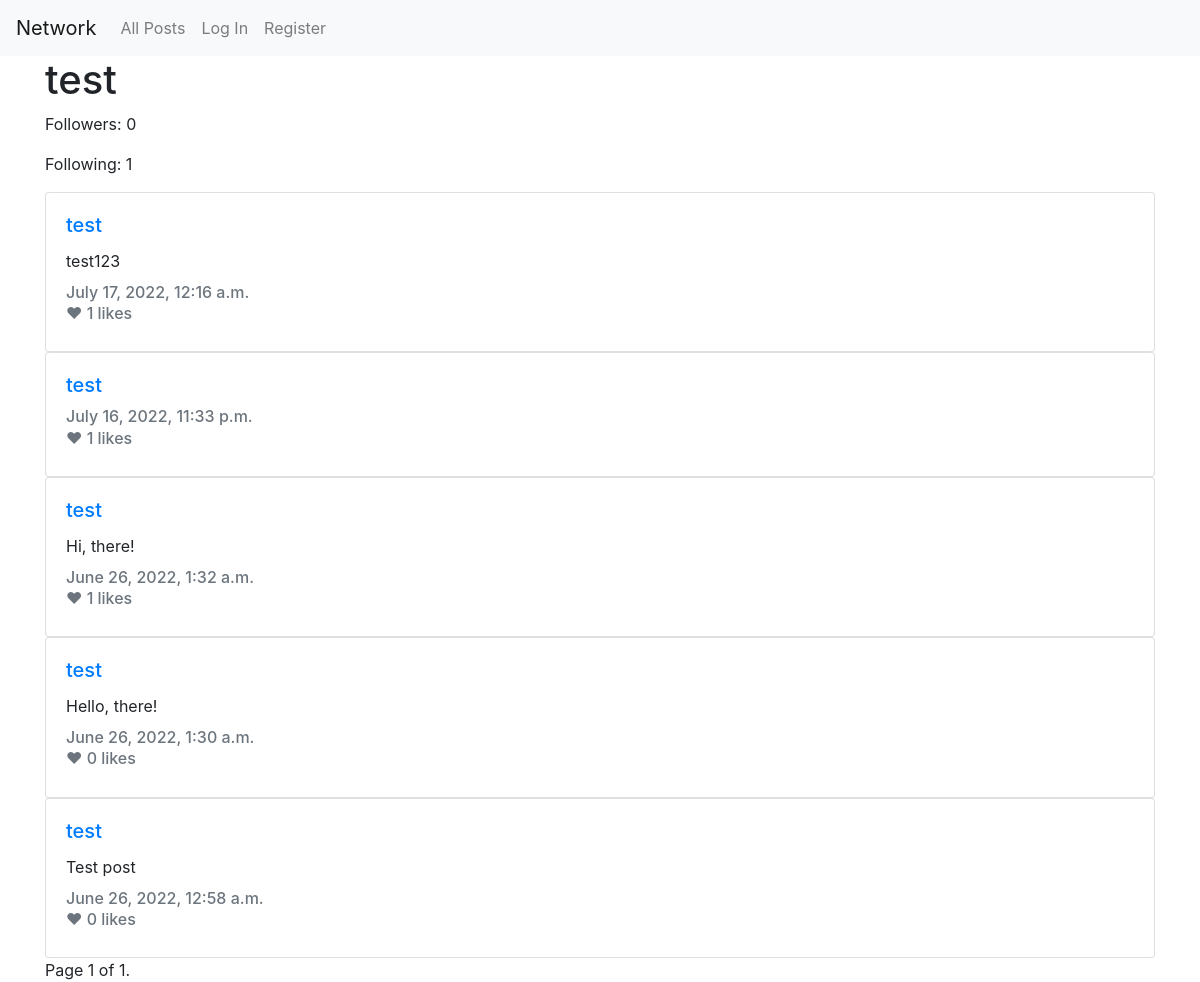
Page /u/test on the earlier database version.
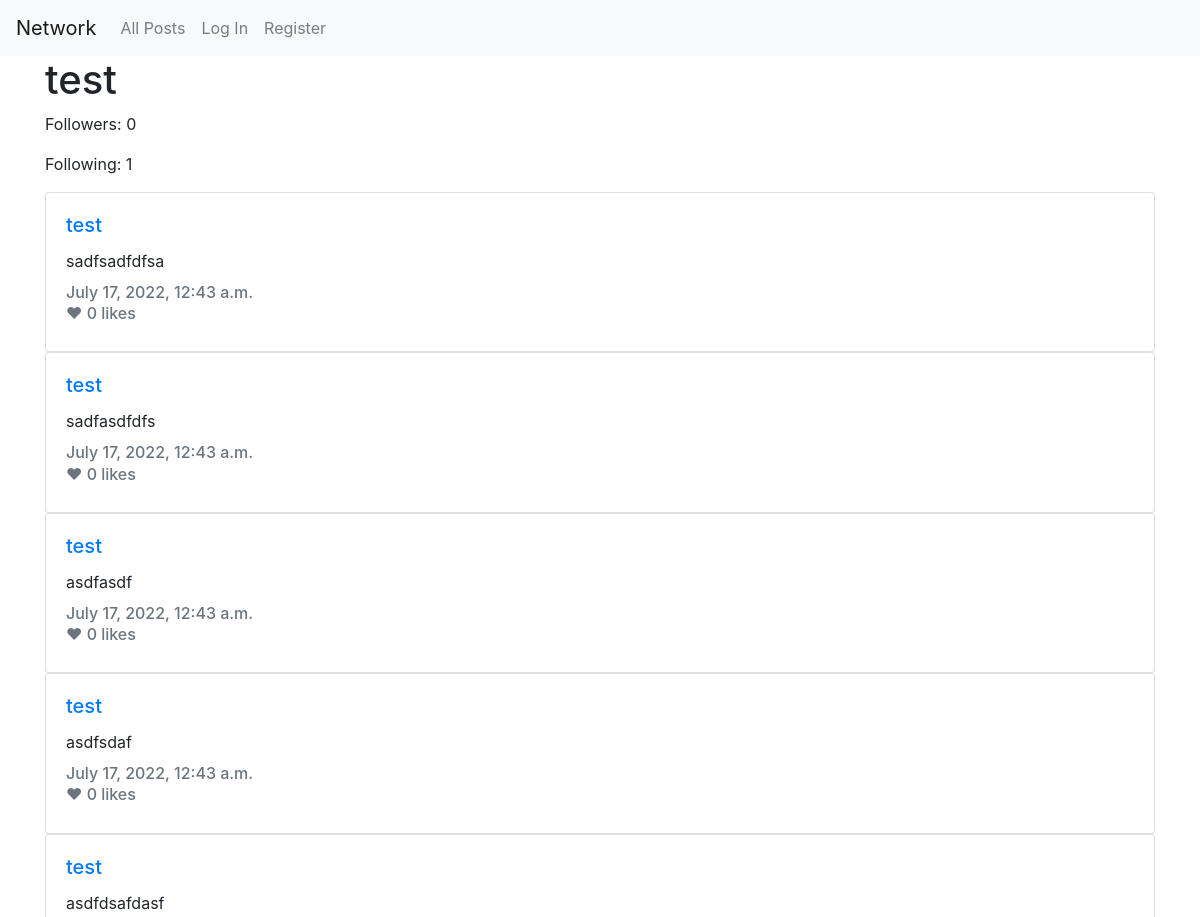
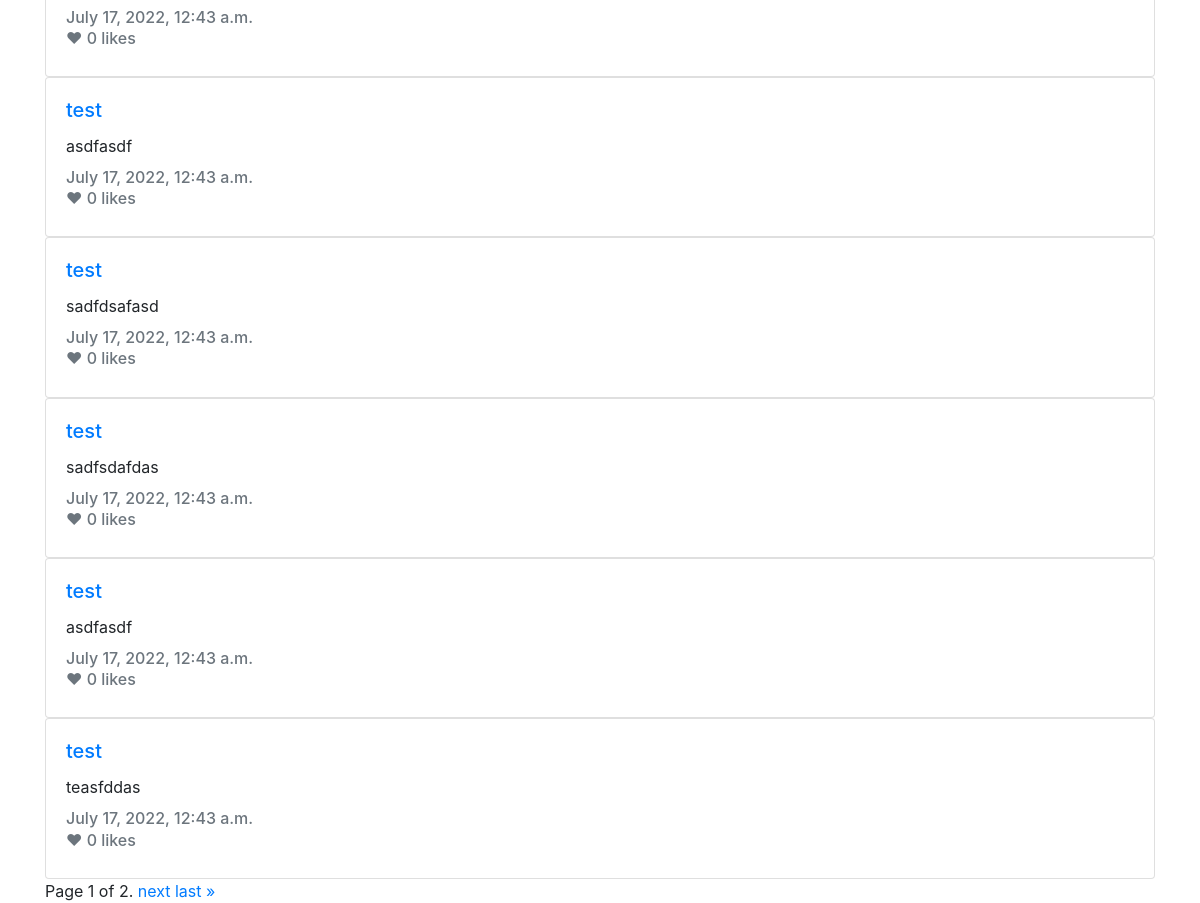
Same page on the later database version (2 pictures, top to bottom).
### network/models.py (models this page shows)
class Post(models.Model):
    user = models.ForeignKey(User, on_delete=models.CASCADE, related_name="posts")
    text = models.CharField(max_length=280)
    created_at = models.DateTimeField(auto_now_add=True)
    updated_at = models.DateTimeField(auto_now=True)

class User(AbstractUser):
    followers = models.ManyToManyField('self', symmetrical=False, blank=True, related_name='user_followers')
    created_at = models.DateTimeField(auto_now_add=True)
    updated_at = models.DateTimeField(auto_now=True)
    def get_followers_count(self):
        return self.followers.count()
    def get_following_count(self):
        return User.objects.filter(followers=self).count()

### network/views.py (the view)
# urls.py: path("u/<str:username>", views.user_profile_view, name="user_profile"),
def user_profile_view(request, username):
    try:
        user_profile = User.objects.get(username=username)
    except User.DoesNotExist:
        user_profile = None
    posts = Post.objects.filter(user=user_profile).order_by("created_at").reverse()
    paginator = Paginator(posts, 10)
    page_number = request.GET.get("page")
    page_obj = paginator.get_page(page_number)
    is_following = False
    if request.user and user_profile and request.user in user_profile.followers.all():
        is_following = True
    return render(request, "network/user.html", {
        "user_profile": user_profile,
        "is_following": is_following,
        "page_obj": page_obj
    })

### network/templates/network/user.html (shortened to what this page needs)
{% extends "network/layout.html" %}
{% block body %}
  <div class="container">
    {% if not user_profile %}
      <p>Can not find that user!</p>
    {% else %}
      <h1>{{ user_profile.username }}</h1>
      <p id="followers-count">Followers: {{ user_profile.get_followers_count }}</p>
      <p>Following: {{ user_profile.get_following_count }}</p>
      {% for post in page_obj %}
        <div class="card" style="width: 100%;">
          <div class="card-body">
            <h5 class="card-title">
              <a href="/u/{{ post.user.username }}">{{ post.user.username }}</a>
            </h5>
            <p class="card-text" id="post-text-{{ post.pk }}">{{ post.text }}</p>
            <h6 class="card-subtitle mb-2 text-muted">{{ post.created_at }}</h6>
            <h6 class="card-subtitle mb-2 text-muted likes-count likes-count-{{ post.id }}" data-id="{{ post.id }}">
              ❤ {{ post.likes.count }} likes</h6>
          </div>
        </div>
      {% endfor %}
      <div class="pagination">
        <span class="step-links">
          <span class="current">
            Page {{ page_obj.number }} of {{ page_obj.paginator.num_pages }}.
          </span>
          {% if page_obj.has_next %}
            <a href="?page={{ page_obj.next_page_number }}">next</a>
            <a href="?page={{ page_obj.paginator.num_pages }}">last &raquo;</a>
          {% endif %}
        </span>
      </div>
    {% endif %}
  </div>
{% endblock %}

Differences in the rows shown:
no longer on this page (row unchanged): Post: user.username "test", text "test123", created_at "July 17, 2022, 12:16 a.m.", likes.count "1"
no longer on this page (row unchanged): Post: user.username "test", created_at "July 16, 2022, 11:33 p.m.", likes.count "1"
no longer on this page (row unchanged): Post: user.username "test", text "Hi, there!", created_at "June 26, 2022, 1:32 a.m.", likes.count "1"
no longer on this page (row unchanged): Post: user.username "test", text "Hello, there!", created_at "June 26, 2022, 1:30 a.m.", likes.count "0"
no longer on this page (row unchanged): Post: user.username "test", text "Test post", created_at "June 26, 2022, 12:58 a.m.", likes.count "0"
added Post: user.username "test", text "sadfsadfdfsa", created_at "July 17, 2022, 12:43 a.m.", likes.count "0"
added Post: user.username "test", text "sadfasdfdfs", created_at "July 17, 2022, 12:43 a.m.", likes.count "0"
added Post: user.username "test", text "asdfasdf", created_at "July 17, 2022, 12:43 a.m.", likes.count "0"
added Post: user.username "test", text "asdfsdaf", created_at "July 17, 2022, 12:43 a.m.", likes.count "0"
added Post: user.username "test", text "asdfdsafdasf", created_at "July 17, 2022, 12:43 a.m.", likes.count "0"
added Post: user.username "test", text "asdfasdf", created_at "July 17, 2022, 12:43 a.m.", likes.count "0"
added Post: user.username "test", text "sadfdsafasd", created_at "July 17, 2022, 12:43 a.m.", likes.count "0"
added Post: user.username "test", text "sadfsdafdas", created_at "July 17, 2022, 12:43 a.m.", likes.count "0"
added Post: user.username "test", text "asdfasdf", created_at "July 17, 2022, 12:43 a.m.", likes.count "0"
added Post: user.username "test", text "teasfddas", created_at "July 17, 2022, 12:43 a.m.", likes.count "0"
Other differences:
{{ page_obj.paginator.num_pages }}: "1" → "2"
text now shown: "next last »"
